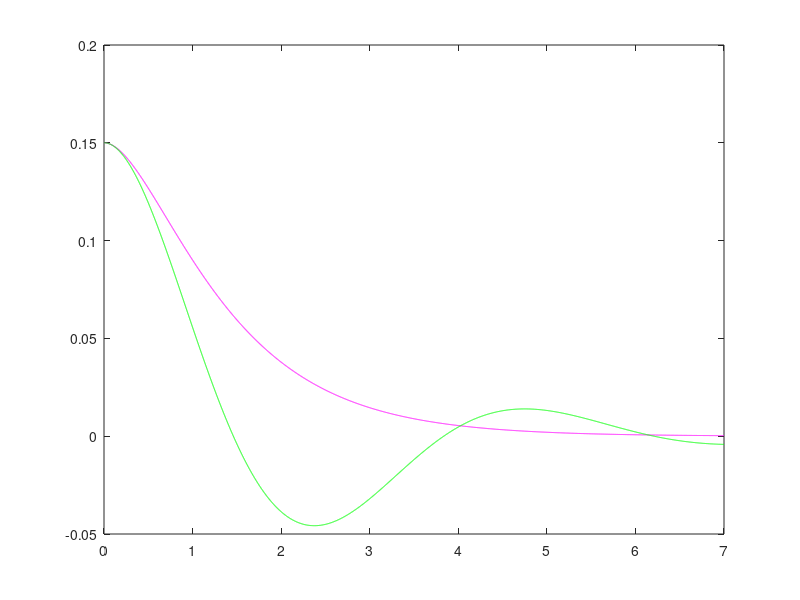

Reproduce this figure in MATLAB.
clear
t=[0:0.001:7]
y0=0.15
w=sqrt(2)
zit1=3/(2*sqrt(2))
zit2=1/(2*sqrt(2))
y1=y0/(sqrt(1-zit1^2)).*(exp(-zit1*w*t)).*sin(w*sqrt(1-zit1^2)*t+acos(zit1));
y2=y0/(sqrt(1-zit2^2)).*(exp(-zit2*w*t)).*sin(w*sqrt(1-zit2^2)*t+acos(zit2));
plot(t,y1,'m',t,y2,'g');